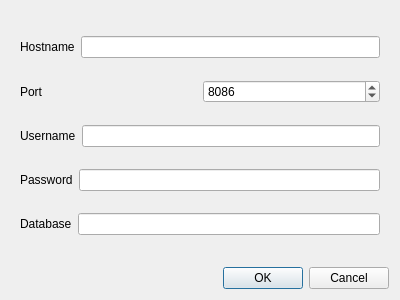
<?xml version="1.0" encoding="UTF-8"?>
<ui version="4.0">
 <class>InfluxDbDialog</class>
 <widget class="QDialog" name="InfluxDbDialog">
  <property name="geometry">
   <rect>
    <x>0</x>
    <y>0</y>
    <width>400</width>
    <height>300</height>
   </rect>
  </property>
  <property name="windowTitle">
   <string>Dialog</string>
  </property>
  <layout class="QVBoxLayout" name="verticalLayout">
   <item>
    <widget class="QWidget" name="widget" native="true">
     <layout class="QVBoxLayout" name="verticalLayout_2">
      <item>
       <layout class="QHBoxLayout" name="horizontalLayout_3">
        <item>
         <widget class="QLabel" name="label_3">
          <property name="text">
           <string>Hostname</string>
          </property>
         </widget>
        </item>
        <item>
         <widget class="QLineEdit" name="hostname"/>
        </item>
       </layout>
      </item>
      <item>
       <layout class="QHBoxLayout" name="horizontalLayout_2">
        <item>
         <widget class="QLabel" name="label_2">
          <property name="text">
           <string>Port</string>
          </property>
         </widget>
        </item>
        <item>
         <widget class="QSpinBox" name="port">
          <property name="minimum">
           <number>1024</number>
          </property>
          <property name="maximum">
           <number>9999</number>
          </property>
          <property name="value">
           <number>8086</number>
          </property>
         </widget>
        </item>
       </layout>
      </item>
      <item>
       <layout class="QHBoxLayout" name="horizontalLayout">
        <item>
         <widget class="QLabel" name="label">
          <property name="text">
           <string>Username</string>
          </property>
         </widget>
        </item>
        <item>
         <widget class="QLineEdit" name="username"/>
        </item>
       </layout>
      </item>
      <item>
       <layout class="QHBoxLayout" name="horizontalLayout_4">
        <item>
         <widget class="QLabel" name="label_4">
          <property name="text">
           <string>Password</string>
          </property>
         </widget>
        </item>
        <item>
         <widget class="QLineEdit" name="password"/>
        </item>
       </layout>
      </item>
      <item>
       <layout class="QHBoxLayout" name="horizontalLayout_5">
        <item>
         <widget class="QLabel" name="label_5">
          <property name="text">
           <string>Database</string>
          </property>
         </widget>
        </item>
        <item>
         <widget class="QLineEdit" name="database"/>
        </item>
       </layout>
      </item>
     </layout>
    </widget>
   </item>
   <item>
    <widget class="QDialogButtonBox" name="buttonBox">
     <property name="orientation">
      <enum>Qt::Horizontal</enum>
     </property>
     <property name="standardButtons">
      <set>QDialogButtonBox::Cancel|QDialogButtonBox::Ok</set>
     </property>
    </widget>
   </item>
  </layout>
 </widget>
 <resources/>
 <connections>
  <connection>
   <sender>buttonBox</sender>
   <signal>accepted()</signal>
   <receiver>InfluxDbDialog</receiver>
   <slot>accept()</slot>
   <hints>
    <hint type="sourcelabel">
     <x>248</x>
     <y>254</y>
    </hint>
    <hint type="destinationlabel">
     <x>157</x>
     <y>274</y>
    </hint>
   </hints>
  </connection>
  <connection>
   <sender>buttonBox</sender>
   <signal>rejected()</signal>
   <receiver>InfluxDbDialog</receiver>
   <slot>reject()</slot>
   <hints>
    <hint type="sourcelabel">
     <x>316</x>
     <y>260</y>
    </hint>
    <hint type="destinationlabel">
     <x>286</x>
     <y>274</y>
    </hint>
   </hints>
  </connection>
 </connections>
</ui>
